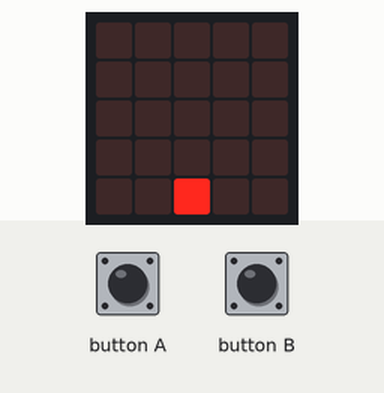
This program was run on a simulated BBC micro:bit running MicroPython. On the bench: the board's 5×5 LED display. The test bench sets the inputs (shaded band). Random numbers come from a fixed seed.

Above: at 1.2 s.
1.3 s: button A pressed for 0.15 s
At 1.8 s:
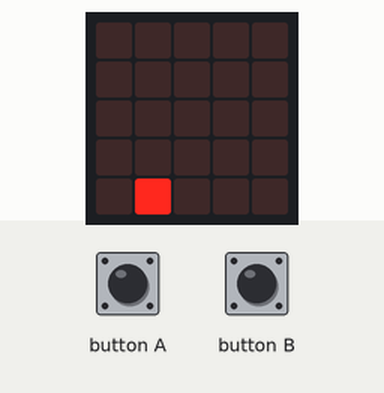
2.9 s: button A pressed for 1 s
At 4.2 s:
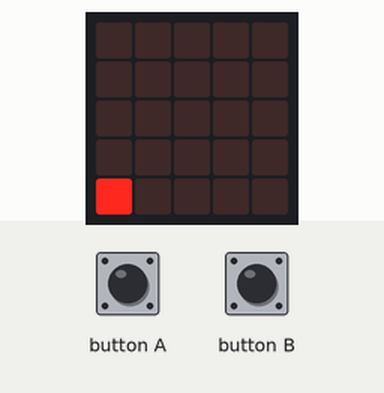
5.4 s: button A pressed for 0.15 s
At 6.1 s:
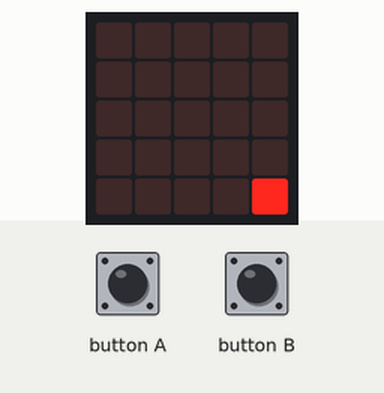
7.0 s: button A pressed for 3.2 s
At 8.3 s:
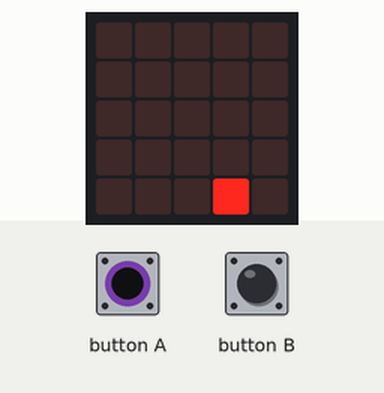
11.7 s: button B pressed for 0.15 s
At 12.1 s:
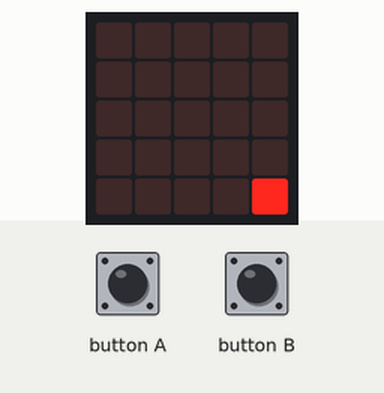
13.3 s: button B pressed for 1 s
At 55.9 s:
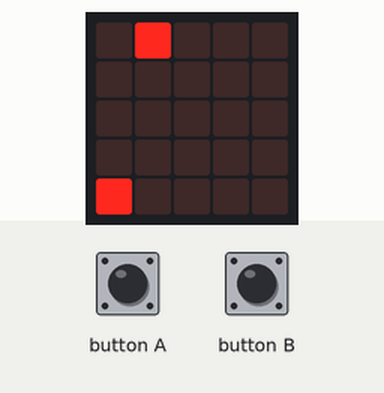
Timing chart, 0 to 57.1 s (numbered marks = the images above; inputs shaded):
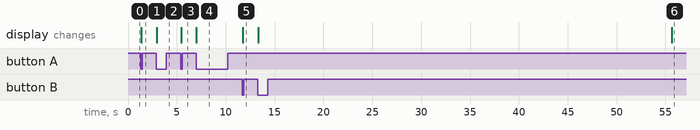

Measured:
- after the input at 1.3 s, the display: changes at once (image 1)
- after the input at 2.9 s, the display: changes at once (image 2)
- after the input at 5.4 s, the display: changes at once (image 3)
- after the input at 7.0 s, the display: changes at once (image 4)
- after the input at 11.7 s, the display: changes at once (image 5)

The program:

banana02.py
```python
from microbit import *
import random
import music

x = 2
y = 4

def new_row():
  a =['0']*5
  a[random.randint(0, 4)]='9'
  return ''.join(a)

leds = ['00000']*5

display.set_pixel(x, y, 9)

delay = 10000
counter = 0

while True:
    # display image
    if counter > delay:
        display.show(Image(':'.join(leds)))
        leds.insert(0, new_row())
        row = leds.pop()
        display.set_pixel(x, y, 9)
        if row[x] == '9':
            music.play(music.BA_DING)
        else:
            if '9' in row:
                music.play(music.JUMP_DOWN)
        counter = counter - delay
        delay = delay - 1

    # # control the movement of the led at the bottom row
    if button_a.was_pressed():
        display.set_pixel(x, y, 0)
        x = x - 1
        if x < 0:
            x = 4
        display.set_pixel(x, y, 9)
    if button_b.was_pressed():
        display.set_pixel(x, y, 0)
        x = x + 1
        if x > 4:
            x = 0
        display.set_pixel(x, y, 9)

    counter = counter + 1
```
